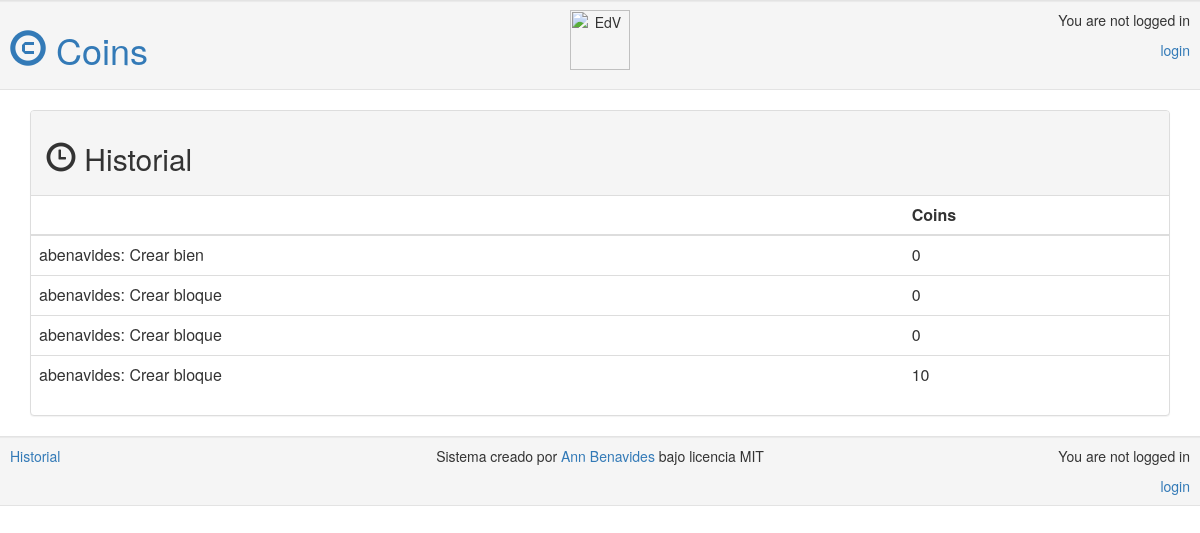
/historial/, run on an earlier commit of the app's database.
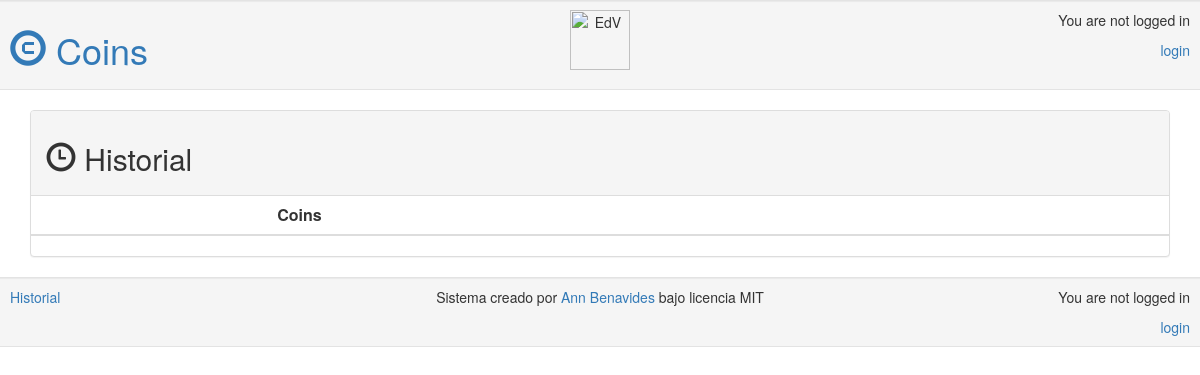
And on a later commit of the database.
### app/models.py (models this page shows)
class Historial(models.Model):
	user = models.ForeignKey(User)
	asunto = models.TextField()
	valor = models.IntegerField()
	def __str__(self):
		return str(self.user)+":\t"+ self.asunto

### app/views.py (the view)
# urls.py: url(r'^historial/$', views.historial, name='historial'),
def historial(request):
	histo = Historial.objects.all().order_by('-id')
	return render(request, 'app/historial.html', {'historial': histo })

### app/templates/app/historial.html
{% extends 'app/base.html' %}
{% block content %}
<div class="panel panel-default">
	<div class="panel-heading"><h2><span class="glyphicon glyphicon-time"></span> Historial</h2></div>
	<div>
		<table class="table table-hover">
			<thead>
				<tr>
					<th></th>
					<th>Coins</th>
				</tr>
			</thead>
			<tbody>
				{% for hist in historial %}
				<tr>
					<td>{{hist}}</td>
					<td>{{hist.valor}}</td>
				</tr>
				{% endfor %}
			</tbody>
		</table>
	</div>
</div>
{% endblock %}

What changed in the data, as far as the page shows it:
removed Historial: user+asunto "abenavides: Crear bien", valor "0"
removed Historial: user+asunto "abenavides: Crear bloque", valor "0"
removed Historial: user+asunto "abenavides: Crear bloque", valor "0"
removed Historial: user+asunto "abenavides: Crear bloque", valor "10"
